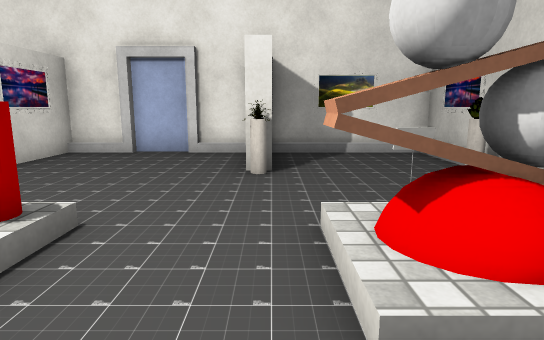
view 1 (above)

14 first-person views from a walk through a Unity game level. The camera is 1.2 m above the floor, tilts 10° down and sees 75° across. The floor is counted in squares, 1 m on a side. Each view is taken from the middle of a square. On the plan, view 1 faces up. The plan holds only what a view shows up to about 14 squares ahead; the rest is blank. The player character is not drawn. Some surface patterns are stand-ins.

view 2
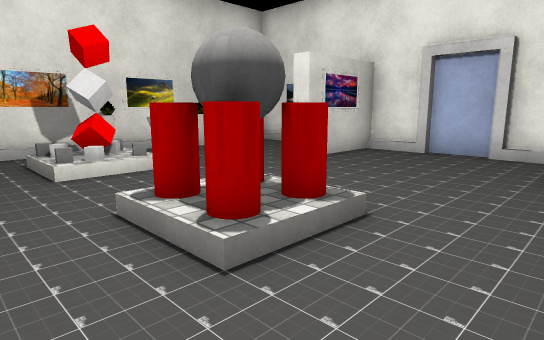

view 3
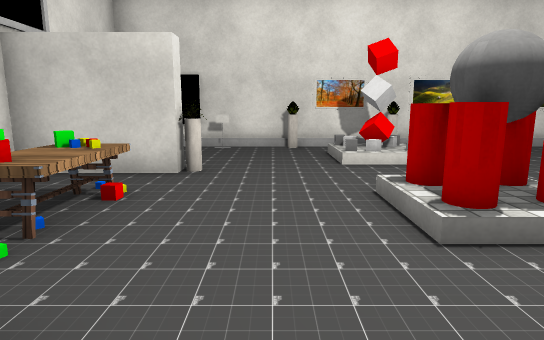

view 4
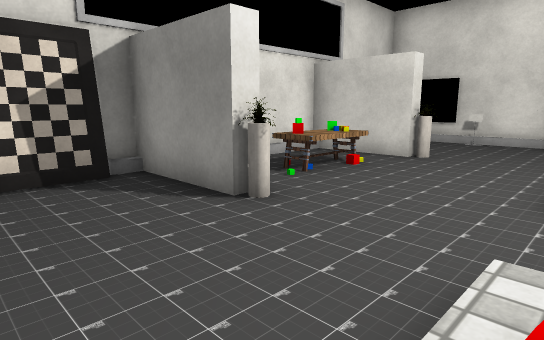

view 5
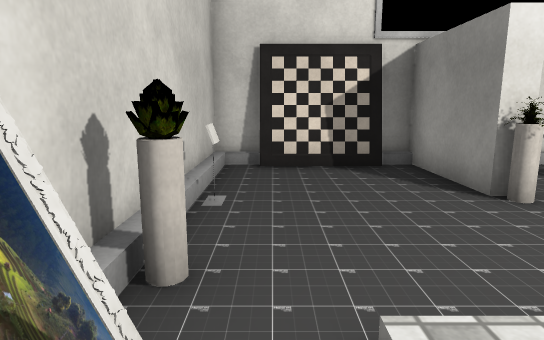

view 6
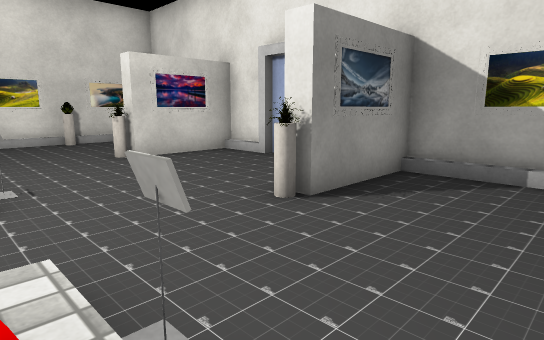

view 7
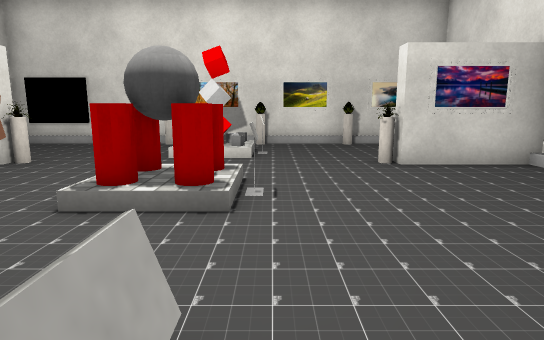

view 8
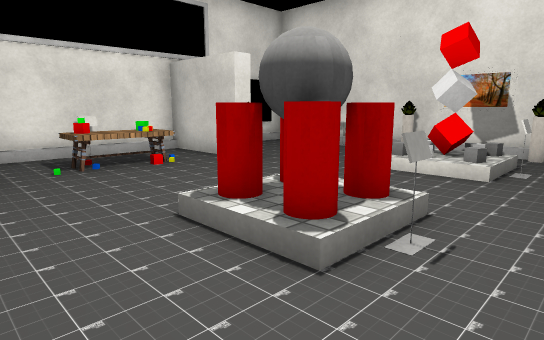

view 9
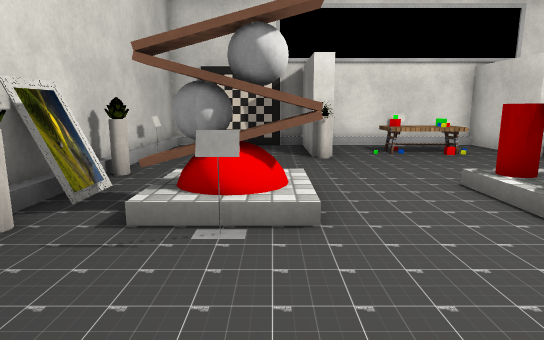

view 10
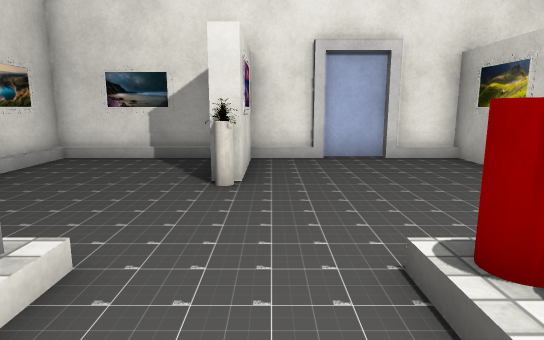

view 11
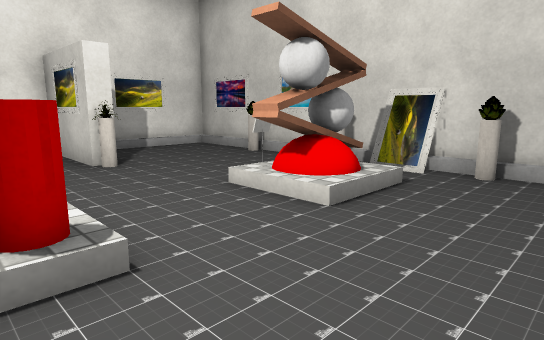

view 12
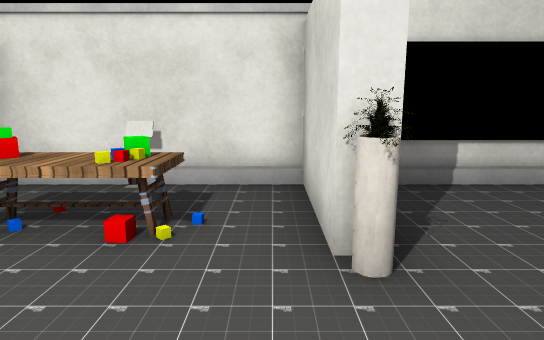

view 13
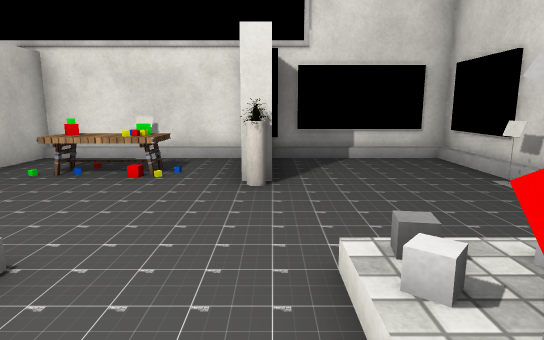

view 14
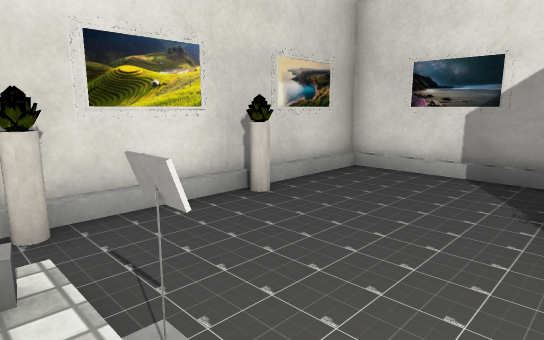

### Floor plan
Points are (right, up) in squares from view 1. A wall is a line through its corners. A room is listed if a view was taken in it or the views show most of it. See-through windows are left out.
Room 1 (views 1, 2, 3, 4, 5, 6, 7, 8, 9, 10, 11, 12, 13, 14)
walls: (-0.6, -1.7) (0, -1.7) (0, -4.7) (0.8, -4.7); (-6.1, -1.7) (-5.5, -1.7) (-5.5, -4.5); (-3.6, 9.5) (-4.1, 9.5); (-3.9, 9.8) (-5.5, 9.8) (-5.5, 6.8) (-6, 6.8); (-2.1, 9.8) (-3.8, 9.8); (4.2, 2.4) (4.2, 9.8) (0, 9.8) (0, 6.8) (-0.5, 6.8) (-0.5, 9.8) (-2, 9.8); (-6.5, 9.8) (-10.2, 9.8) (-10.2, -4.7); (-5.5, -4.7) (-0.5, -4.7) (-0.5, -3.1); (0.6, -4.3) (3.3, -4.3); (3.2, -4.7) (4.2, -4.7) (4.2, 0.6); (-10, -4.7) (-6, -4.7)
low walls: (-5.5, -4.5) (-3.2, -4.5); (-10, -3.5) (-10, -4.7); (-9.4, -4.5) (-7, -4.5)
objects: other object (-10, -3); other object (-10, 1); other object (-10, 4); other object (-10, 7); other object (-8, 2) to (-7, 4); other object (-6, -1); other object (-6, 6); table (-4, -3) to (-2, -2); other object (-4, 2) to (-3, 4); other object (0, -1); other object (0, 6); other object (1, 2) to (2, 4); other object (4, -2); other object (4, 1); other object (4, 2); other object (4, 4); other object (4, 6)

Where each view was taken, in squares from view 1:
view 1: 0 up, 0 right, facing up
view 2: 0 up, 0 right, facing up-left
view 3: 0 up, 1 right, facing left
view 4: 2 up, 3 right, facing down-left
view 5: 3 up, 3 right, facing down
view 6: 3 up, 3 right, facing up-left
view 7: 4 up, 2 right, facing left
view 8: 5 up, 0 right, facing down-left
view 9: 7 up, 1 right, facing down
view 10: 1 up, 5 left, facing up
view 11: 1 down, 3 left, facing up-right
view 12: 1 up, 5 left, facing down
view 13: 4 up, 6 left, facing down
view 14: 3 up, 6 left, facing up-left
